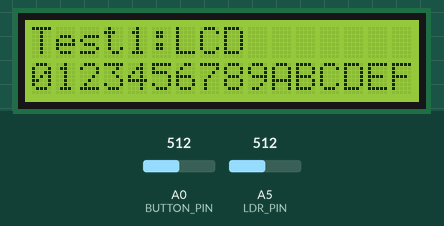
This sketch was run on a simulated Arduino Uno, built with avr-gcc and run on an emulated ATmega328P. Parts: 16×2 character LCD. Inputs (shaded band) come from the test bench; at power-on: A0 (BUTTON_PIN) = 512, A5 (LDR_PIN) = 512. The audio player accepts every command and is not drawn; what the sketch prints to the serial monitor is not drawn.

Above: at 2.2 s.
2.3 s: A0 (BUTTON_PIN) set to 490
At 5.3 s:
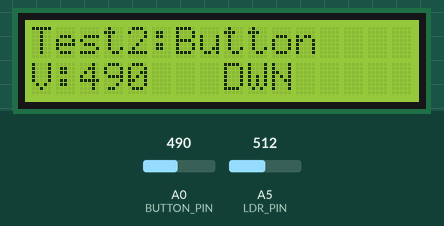
11.8 s: A5 (LDR_PIN) set to 492
At 20.1 s:
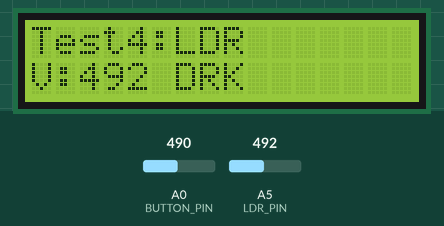
20.6 s: A5 (LDR_PIN) set to 510
At 21.5 s:
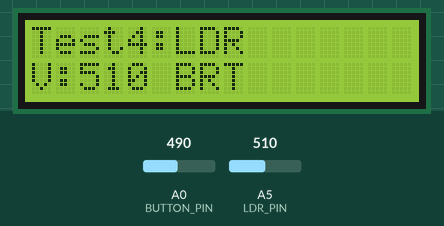
39.6 s: A0 (BUTTON_PIN) set to 510
At 42.4 s:
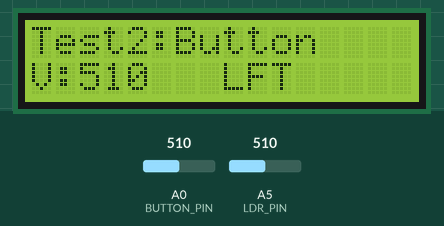
49.1 s: A5 (LDR_PIN) set to 490
At 57.3 s:
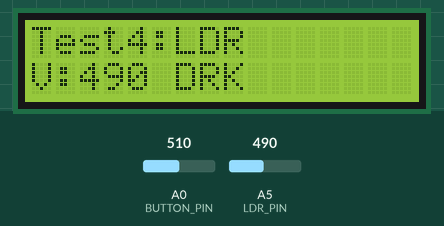
57.7 s: A5 (LDR_PIN) set to 40
At 58.6 s:
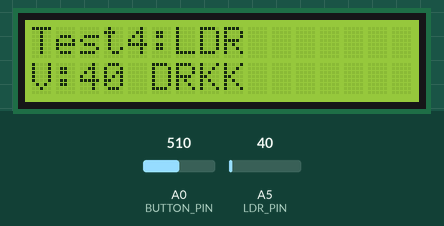
Timing chart, 0 to 60.7 s (numbered marks = the images above; inputs shaded):
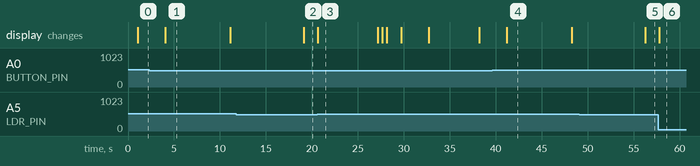

Measured:
- the behaviour switches between 501 and 500 on A5 (LDR_PIN) (found by bisection; images 1 and 2)
- after the input at 2.3 s, the display: changes after 1.8 s (image 1)
- after the input at 11.8 s, the display: changes after 7.3 s (image 2)
- after the input at 20.6 s, the display: changes at once (image 3)
- after the input at 39.6 s, the display: changes after 1.6 s (image 4)
- after the input at 49.1 s, the display: changes after 7.2 s (image 5)
- after the input at 57.7 s, the display: changes after 0.09 s (image 6)

The sketch:

arduino.ino
```cpp
#include <LiquidCrystal.h>
#include <DFRobotDFPlayerMini.h>
#include <SoftwareSerial.h>

// ピン定義
#define SWITCH_PIN 1
#define LDR_PIN A5
#define BUTTON_PIN A0

// LCD初期化
LiquidCrystal lcd(8, 9, 4, 5, 6, 7);

// DFPlayer初期化
SoftwareSerial dfpSerial(2, 3);
DFRobotDFPlayerMini dfp;

byte testNum = 0;

void setup() {
  Serial.begin(9600);
  lcd.begin(16, 2);
  lcd.clear();
  lcd.print(F("Test Start"));

  pinMode(SWITCH_PIN, INPUT_PULLUP);
  pinMode(LDR_PIN, INPUT);

  Serial.println(F("=Test Start="));
  delay(1000);
}

void loop() {
  testNum++;
  if (testNum > 6) testNum = 1;

  switch(testNum) {
    case 1: testLCD(); break;
    case 2: testButtons(); break;
    case 3: testSwitch(); break;
    case 4: testLDR(); break;
    case 5: testDFP(); break;
    case 6: testSerial(); break;
  }

  delay(3000);
}

// Test 1: LCD
void testLCD() {
  Serial.println(F("\n[1]LCD"));
  lcd.clear();
  lcd.print(F("Test1:LCD"));
  lcd.setCursor(0, 1);
  lcd.print(F("0123456789ABCDEF"));
  Serial.println(F("OK"));
}

// Test 2: Buttons
void testButtons() {
  Serial.println(F("\n[2]Button"));
  lcd.clear();
  lcd.print(F("Test2:Button"));

  for(int i = 0; i < 20; i++) {
    int val = analogRead(BUTTON_PIN);

    lcd.setCursor(0, 1);
    lcd.print(F("V:"));
    lcd.print(val);
    lcd.print(F("   "));

    if (val >= 700) lcd.print(F("SEL"));
    else if (val >= 500) lcd.print(F("LFT"));
    else if (val >= 300) lcd.print(F("DWN"));
    else if (val >= 50) lcd.print(F("UP "));
    else if (val < 50) lcd.print(F("RGT"));

    Serial.print(val);
    Serial.print(F(" "));
    delay(200);
  }
  Serial.println(F("\nOK"));
}

// Test 3: Switch
void testSwitch() {
  Serial.println(F("\n[3]Switch"));
  lcd.clear();
  lcd.print(F("Test3:Switch"));

  for(int i = 0; i < 10; i++) {
    int sw = digitalRead(SWITCH_PIN);

    lcd.setCursor(0, 1);
    if (sw) {
      lcd.print(F("OFF(HIGH)"));
      Serial.print(F("H "));
    } else {
      lcd.print(F("ON (LOW) "));
      Serial.print(F("L "));
    }
    delay(500);
  }
  Serial.println(F("\nOK"));
}

// Test 4: LDR
void testLDR() {
  Serial.println(F("\n[4]LDR"));
  lcd.clear();
  lcd.print(F("Test4:LDR"));

  for(int i = 0; i < 10; i++) {
    int val = analogRead(LDR_PIN);

    lcd.setCursor(0, 1);
    lcd.print(F("V:"));
    lcd.print(val);
    lcd.print(F(" "));

    if (val > 500) {
      lcd.print(F("BRT"));
      Serial.print(F("B"));
    } else {
      lcd.print(F("DRK"));
      Serial.print(F("D"));
    }

    Serial.print(val);
    Serial.print(F(" "));
    delay(500);
  }
  Serial.println(F("\nOK"));
}

// Test 5: DFPlayer
void testDFP() {
  Serial.println(F("\n[5]DFP"));
  lcd.clear();
  lcd.print(F("Test5:DFPlayer"));

  dfpSerial.begin(9600);

  if (!dfp.begin(dfpSerial)) {
    Serial.println(F("ERR"));
    lcd.setCursor(0, 1);
    lcd.print(F("ERROR!"));
    delay(2000);
    return;
  }

  lcd.setCursor(0, 1);
  lcd.print(F("Init OK"));
  dfp.volume(25);
  delay(500);

  lcd.setCursor(0, 1);
  lcd.print(F("Playing..."));
  dfp.play(1);
  delay(1500);
  dfp.stop();

  lcd.setCursor(0, 1);
  lcd.print(F("Stopped"));
  Serial.println(F("OK"));
}

// Test 6: Serial
void testSerial() {
  Serial.println(F("\n[6]Serial"));
  lcd.clear();
  lcd.print(F("Test6:Serial"));

  for(int i = 0; i < 5; i++) {
    Serial.println(F("N,0,1"));
    lcd.setCursor(0, 1);
    lcd.print(F("Sent:N,0,1"));
    delay(500);
  }
  Serial.println(F("OK"));
}
```
